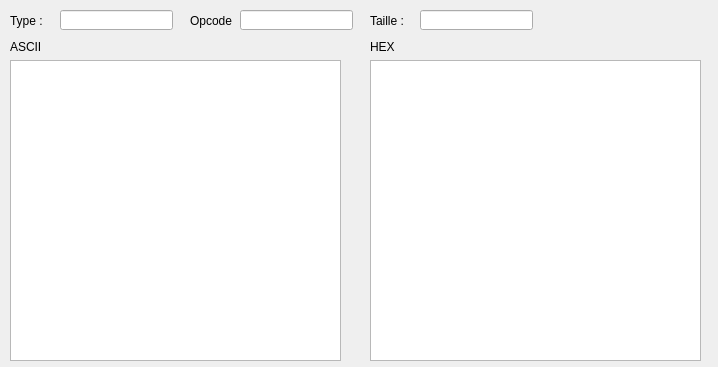
<?xml version="1.0" encoding="UTF-8"?>
<ui version="4.0">
 <class>PacketZoomDialog</class>
 <widget class="QDialog" name="PacketZoomDialog">
  <property name="geometry">
   <rect>
    <x>0</x>
    <y>0</y>
    <width>718</width>
    <height>367</height>
   </rect>
  </property>
  <property name="sizePolicy">
   <sizepolicy hsizetype="Fixed" vsizetype="Fixed">
    <horstretch>0</horstretch>
    <verstretch>0</verstretch>
   </sizepolicy>
  </property>
  <property name="minimumSize">
   <size>
    <width>718</width>
    <height>367</height>
   </size>
  </property>
  <property name="windowTitle">
   <string>Packet Zoom</string>
  </property>
  <property name="sizeGripEnabled">
   <bool>false</bool>
  </property>
  <property name="modal">
   <bool>false</bool>
  </property>
  <widget class="QLabel" name="labelASCII">
   <property name="geometry">
    <rect>
     <x>10</x>
     <y>40</y>
     <width>46</width>
     <height>13</height>
    </rect>
   </property>
   <property name="text">
    <string>ASCII</string>
   </property>
  </widget>
  <widget class="QLabel" name="labelHex">
   <property name="geometry">
    <rect>
     <x>370</x>
     <y>40</y>
     <width>46</width>
     <height>13</height>
    </rect>
   </property>
   <property name="text">
    <string>HEX</string>
   </property>
  </widget>
  <widget class="QLineEdit" name="lineEditOpcode">
   <property name="geometry">
    <rect>
     <x>240</x>
     <y>10</y>
     <width>113</width>
     <height>20</height>
    </rect>
   </property>
   <property name="readOnly">
    <bool>true</bool>
   </property>
  </widget>
  <widget class="QLabel" name="labelOpcode">
   <property name="geometry">
    <rect>
     <x>190</x>
     <y>10</y>
     <width>46</width>
     <height>21</height>
    </rect>
   </property>
   <property name="text">
    <string>Opcode :</string>
   </property>
  </widget>
  <widget class="QLineEdit" name="lineEditType">
   <property name="geometry">
    <rect>
     <x>60</x>
     <y>10</y>
     <width>113</width>
     <height>20</height>
    </rect>
   </property>
   <property name="readOnly">
    <bool>true</bool>
   </property>
  </widget>
  <widget class="QLabel" name="labelType">
   <property name="geometry">
    <rect>
     <x>10</x>
     <y>10</y>
     <width>46</width>
     <height>21</height>
    </rect>
   </property>
   <property name="text">
    <string>Type :</string>
   </property>
  </widget>
  <widget class="QLineEdit" name="lineEditeSize">
   <property name="geometry">
    <rect>
     <x>420</x>
     <y>10</y>
     <width>113</width>
     <height>20</height>
    </rect>
   </property>
   <property name="readOnly">
    <bool>true</bool>
   </property>
  </widget>
  <widget class="QLabel" name="labelSize">
   <property name="geometry">
    <rect>
     <x>370</x>
     <y>10</y>
     <width>46</width>
     <height>21</height>
    </rect>
   </property>
   <property name="text">
    <string>Taille :</string>
   </property>
  </widget>
  <widget class="QTextBrowser" name="textBrowserASCII">
   <property name="geometry">
    <rect>
     <x>10</x>
     <y>60</y>
     <width>331</width>
     <height>301</height>
    </rect>
   </property>
   <property name="textInteractionFlags">
    <set>Qt::LinksAccessibleByKeyboard|Qt::LinksAccessibleByMouse|Qt::TextBrowserInteraction|Qt::TextSelectableByKeyboard|Qt::TextSelectableByMouse</set>
   </property>
  </widget>
  <widget class="QTextBrowser" name="textBrowserHex">
   <property name="geometry">
    <rect>
     <x>370</x>
     <y>60</y>
     <width>331</width>
     <height>301</height>
    </rect>
   </property>
   <property name="readOnly">
    <bool>true</bool>
   </property>
   <property name="textInteractionFlags">
    <set>Qt::LinksAccessibleByKeyboard|Qt::LinksAccessibleByMouse|Qt::TextBrowserInteraction|Qt::TextSelectableByKeyboard|Qt::TextSelectableByMouse</set>
   </property>
  </widget>
 </widget>
 <resources/>
 <connections/>
</ui>
